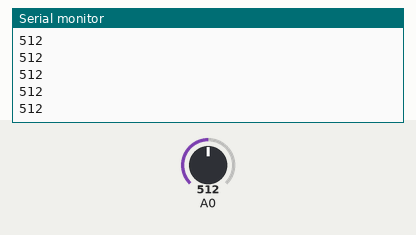
A sketch run on a simulated Arduino Uno, built with avr-gcc and run on an emulated ATmega328P. Shown: the last lines printed to the serial monitor. The test bench sets the inputs (shaded band); at power-on: A0 = 512.

Above: at 1.2 s.
1.3 s: A0 set to 716
At 1.64 s:
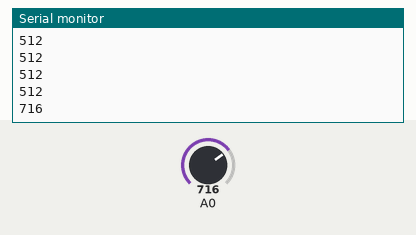
2.8 s: A0 set to 900
At 2.91 s:
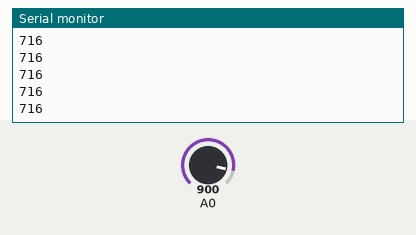
Timing chart, 0 to 5.8 s (numbered marks = the images above; inputs shaded):
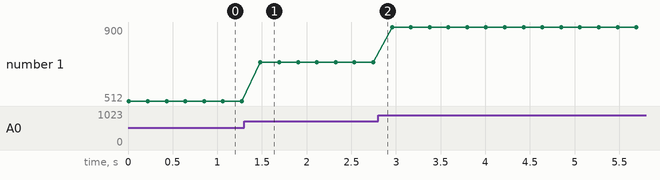

Measured:
- after the input at 1.3 s, the serial monitor: prints a new line after 0.18 s (image 1)
- plotted number 1: 512 → 716 after the input at 1.3 s, 716 → 900 after the input at 2.8 s

The sketch:

Loudness_Sensor.ino
```cpp
int val;
void setup()
{
  Serial.begin(9600);
}

void loop()
{
  analogRead(0);
  delay(10);
  val = analogRead(0);
  Serial.println(val);
  delay(200);
}
```
